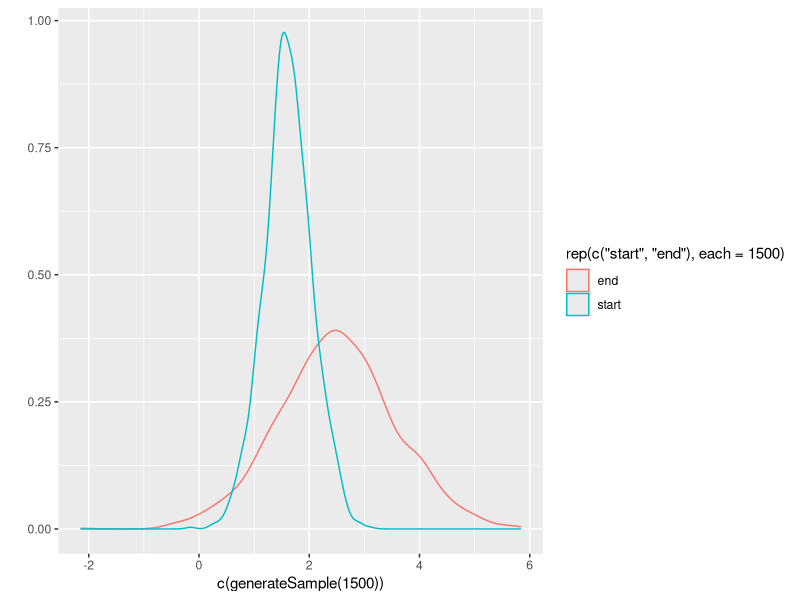

Write R code to recreate this figure.
install.packages("ggplot2")
library(ggplot2)

getPValue = function(sample){
    t.test(x=sample[,2],y=sample[,1], paired=T, alternative = "greater")$p.value
}

generateSample = function(sampleSize, correlation=0.9){
  return(MASS::mvrnorm(n=sampleSize, c(1.63,2.52), 
                       Sigma=matrix(c(0.44^2,correlation*0.44*1.05,correlation*0.44*1.05,1.05^2), nrow = 2)))
}

k = 0
nList = seq(5, 100, by=2)
rejectCount = rep(0, length(nList))
for(n in nList){
    k = k + 1
    for(i in 1:1000){
        if(getPValue(generateSample(n))<0.01){  #alpha, type 1 error rate
            rejectCount[k] = rejectCount[k] + 1
        }
    }
}

#Power =0.8, you can change this number and try sample size for other power
sampleSize = nList[which(rejectCount/1000 > 0.99)][1]

qplot(x=c(generateSample(1500)), geom="density", color=rep(c("start", "end"), each=1500))
